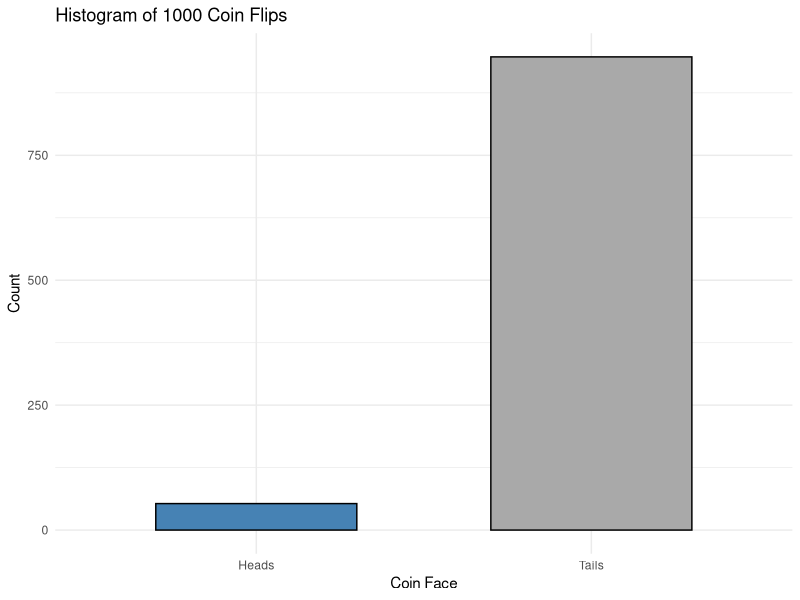

This figure's R source:
## ---- chunk 1
#| label: setup
#| message: false
#| warning: false

# THE AUTOMATIC BROOM
rm(list = ls()) 

# Load ggplot2 for visualization
library(ggplot2)

# Define simulation parameters
total_sims <- 1000
prob_heads <- 0.05

# Note: set.seed() is omitted to ensure non-repeatable, random results on each run.
## ---- chunk 2
#| label: simulate

# Simulate the coin flips
flips <- sample(
  x = c("Heads", "Tails"),
  size = total_sims,
  replace = TRUE,
  prob = c(prob_heads, 1 - prob_heads)
)

# Convert to data frame
results_df <- data.frame(Outcome = flips)
## ---- chunk 3
#| label: visualization
#| echo: false

# Create a bar plot of the outcomes
ggplot(results_df, aes(x = Outcome)) +
  geom_bar(fill = c("steelblue", "darkgray"), color = "black", width = 0.6) +
  theme_minimal() +
  labs(
    title = paste("Histogram of", total_sims, "Coin Flips"),
    x = "Coin Face",
    y = "Count"
  )
## ---- chunk 4
#| label: statistics
#| echo: false

# Calculate total occurrences
heads_count <- sum(results_df$Outcome == "Heads")
tails_count <- sum(results_df$Outcome == "Tails")

# Calculate fractions
heads_fraction <- heads_count / total_sims
tails_fraction <- tails_count / total_sims

# Output the final statistics
cat("--- Simulation Results ---\n")
cat("Total Simulations Ran :", total_sims, "\n")
cat("Target Prob. of Heads :", prob_heads, "\n\n")

cat("Total Heads           :", heads_count, "\n")
cat("Total Tails           :", tails_count, "\n\n")

cat("Fraction of Heads     :", heads_fraction, "\n")
cat("Fraction of Tails     :", tails_fraction, "\n")
